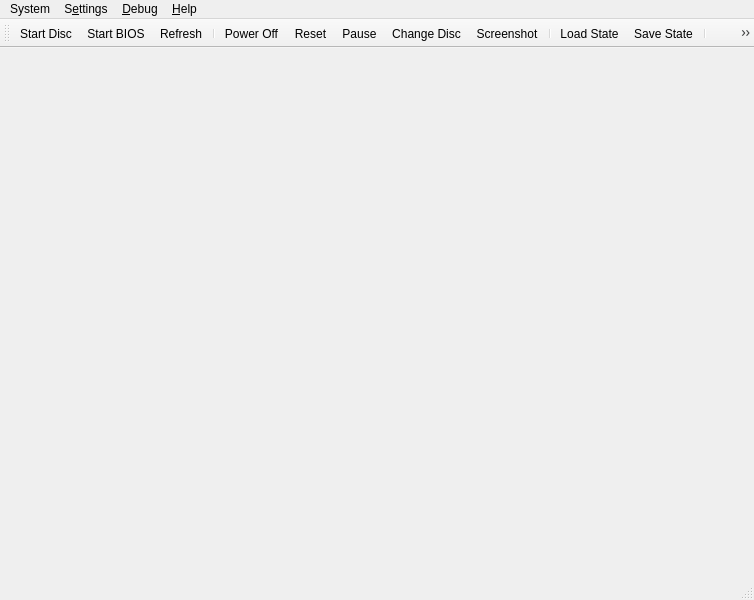
<?xml version="1.0" encoding="UTF-8"?>
<ui version="4.0">
 <class>MainWindow</class>
 <widget class="QMainWindow" name="MainWindow">
  <property name="geometry">
   <rect>
    <x>0</x>
    <y>0</y>
    <width>754</width>
    <height>600</height>
   </rect>
  </property>
  <property name="windowTitle">
   <string>DuckStation</string>
  </property>
  <property name="windowIcon">
   <iconset resource="resources/icons.qrc">
    <normaloff>:/icons/duck.png</normaloff>:/icons/duck.png</iconset>
  </property>
  <widget class="QStackedWidget" name="mainContainer">
   <property name="currentIndex">
    <number>0</number>
   </property>
   <widget class="QWidget" name="page"/>
   <widget class="QWidget" name="page_2"/>
  </widget>
  <widget class="QMenuBar" name="menuBar">
   <property name="geometry">
    <rect>
     <x>0</x>
     <y>0</y>
     <width>754</width>
     <height>22</height>
    </rect>
   </property>
   <widget class="QMenu" name="menuSystem">
    <property name="title">
     <string>System</string>
    </property>
    <widget class="QMenu" name="menuChangeDisc">
     <property name="title">
      <string>Change Disc</string>
     </property>
     <property name="icon">
      <iconset resource="resources/icons.qrc">
       <normaloff>:/icons/media-optical.png</normaloff>:/icons/media-optical.png</iconset>
     </property>
     <addaction name="actionChangeDiscFromFile"/>
     <addaction name="actionChangeDiscFromGameList"/>
    </widget>
    <widget class="QMenu" name="menuLoadState">
     <property name="title">
      <string>Load State</string>
     </property>
     <property name="icon">
      <iconset resource="resources/icons.qrc">
       <normaloff>:/icons/document-open.png</normaloff>:/icons/document-open.png</iconset>
     </property>
    </widget>
    <widget class="QMenu" name="menuSaveState">
     <property name="title">
      <string>Save State</string>
     </property>
     <property name="icon">
      <iconset resource="resources/icons.qrc">
       <normaloff>:/icons/document-save.png</normaloff>:/icons/document-save.png</iconset>
     </property>
    </widget>
    <addaction name="actionStartDisc"/>
    <addaction name="actionStartBios"/>
    <addaction name="separator"/>
    <addaction name="actionPowerOff"/>
    <addaction name="actionReset"/>
    <addaction name="actionPause"/>
    <addaction name="menuChangeDisc"/>
    <addaction name="separator"/>
    <addaction name="menuLoadState"/>
    <addaction name="menuSaveState"/>
    <addaction name="separator"/>
    <addaction name="actionExit"/>
   </widget>
   <widget class="QMenu" name="menuSettings">
    <property name="title">
     <string>S&amp;ettings</string>
    </property>
    <widget class="QMenu" name="menuSettingsTheme">
     <property name="title">
      <string>Theme</string>
     </property>
    </widget>
    <addaction name="actionFullscreen"/>
    <addaction name="separator"/>
    <addaction name="actionGeneralSettings"/>
    <addaction name="actionConsoleSettings"/>
    <addaction name="actionGameListSettings"/>
    <addaction name="actionHotkeySettings"/>
    <addaction name="actionPortSettings"/>
    <addaction name="actionGPUSettings"/>
    <addaction name="actionAudioSettings"/>
    <addaction name="separator"/>
    <addaction name="actionAddGameDirectory"/>
    <addaction name="separator"/>
    <addaction name="menuSettingsTheme"/>
   </widget>
   <widget class="QMenu" name="menuHelp">
    <property name="title">
     <string>&amp;Help</string>
    </property>
    <addaction name="actionGitHubRepository"/>
    <addaction name="actionIssueTracker"/>
    <addaction name="actionDiscordServer"/>
    <addaction name="separator"/>
    <addaction name="actionAbout"/>
   </widget>
   <widget class="QMenu" name="menuDebug">
    <property name="title">
     <string>&amp;Debug</string>
    </property>
    <widget class="QMenu" name="menuRenderer">
     <property name="title">
      <string>Switch GPU Renderer</string>
     </property>
    </widget>
    <widget class="QMenu" name="menuCPUExecutionMode">
     <property name="title">
      <string>Switch CPU Emulation Mode</string>
     </property>
    </widget>
    <addaction name="menuCPUExecutionMode"/>
    <addaction name="menuRenderer"/>
    <addaction name="separator"/>
    <addaction name="actionDumpAudio"/>
    <addaction name="actionDebugDumpCPUtoVRAMCopies"/>
    <addaction name="actionDebugDumpVRAMtoCPUCopies"/>
    <addaction name="separator"/>
    <addaction name="actionDebugShowVRAM"/>
    <addaction name="actionDebugShowGPUState"/>
    <addaction name="actionDebugShowCDROMState"/>
    <addaction name="actionDebugShowSPUState"/>
    <addaction name="actionDebugShowTimersState"/>
    <addaction name="actionDebugShowMDECState"/>
   </widget>
   <addaction name="menuSystem"/>
   <addaction name="menuSettings"/>
   <addaction name="menuDebug"/>
   <addaction name="menuHelp"/>
  </widget>
  <widget class="QToolBar" name="toolBar">
   <property name="windowTitle">
    <string>toolBar</string>
   </property>
   <property name="iconSize">
    <size>
     <width>32</width>
     <height>32</height>
    </size>
   </property>
   <property name="toolButtonStyle">
    <enum>Qt::ToolButtonTextUnderIcon</enum>
   </property>
   <attribute name="toolBarArea">
    <enum>TopToolBarArea</enum>
   </attribute>
   <attribute name="toolBarBreak">
    <bool>false</bool>
   </attribute>
   <addaction name="actionStartDisc"/>
   <addaction name="actionStartBios"/>
   <addaction name="actionRefreshGameList"/>
   <addaction name="separator"/>
   <addaction name="actionPowerOff"/>
   <addaction name="actionReset"/>
   <addaction name="actionPause"/>
   <addaction name="actionChangeDisc"/>
   <addaction name="actionScreenshot"/>
   <addaction name="separator"/>
   <addaction name="actionLoadState"/>
   <addaction name="actionSaveState"/>
   <addaction name="separator"/>
   <addaction name="actionFullscreen"/>
   <addaction name="actionSettings"/>
  </widget>
  <widget class="QStatusBar" name="statusBar"/>
  <action name="actionStartDisc">
   <property name="icon">
    <iconset resource="resources/icons.qrc">
     <normaloff>:/icons/drive-optical.png</normaloff>:/icons/drive-optical.png</iconset>
   </property>
   <property name="text">
    <string>Start &amp;Disc...</string>
   </property>
  </action>
  <action name="actionStartBios">
   <property name="icon">
    <iconset resource="resources/icons.qrc">
     <normaloff>:/icons/drive-removable-media.png</normaloff>:/icons/drive-removable-media.png</iconset>
   </property>
   <property name="text">
    <string>Start &amp;BIOS</string>
   </property>
  </action>
  <action name="actionRefreshGameList">
   <property name="icon">
    <iconset resource="resources/icons.qrc">
     <normaloff>:/icons/folder-open.png</normaloff>:/icons/folder-open.png</iconset>
   </property>
   <property name="text">
    <string>Refresh</string>
   </property>
  </action>
  <action name="actionPowerOff">
   <property name="icon">
    <iconset resource="resources/icons.qrc">
     <normaloff>:/icons/system-shutdown.png</normaloff>:/icons/system-shutdown.png</iconset>
   </property>
   <property name="text">
    <string>Power &amp;Off</string>
   </property>
  </action>
  <action name="actionReset">
   <property name="icon">
    <iconset resource="resources/icons.qrc">
     <normaloff>:/icons/view-refresh.png</normaloff>:/icons/view-refresh.png</iconset>
   </property>
   <property name="text">
    <string>&amp;Reset</string>
   </property>
  </action>
  <action name="actionPause">
   <property name="checkable">
    <bool>true</bool>
   </property>
   <property name="icon">
    <iconset resource="resources/icons.qrc">
     <normaloff>:/icons/media-playback-pause.png</normaloff>:/icons/media-playback-pause.png</iconset>
   </property>
   <property name="text">
    <string>&amp;Pause</string>
   </property>
  </action>
  <action name="actionLoadState">
   <property name="icon">
    <iconset resource="resources/icons.qrc">
     <normaloff>:/icons/document-open.png</normaloff>:/icons/document-open.png</iconset>
   </property>
   <property name="text">
    <string>&amp;Load State</string>
   </property>
  </action>
  <action name="actionSaveState">
   <property name="icon">
    <iconset resource="resources/icons.qrc">
     <normaloff>:/icons/document-save.png</normaloff>:/icons/document-save.png</iconset>
   </property>
   <property name="text">
    <string>&amp;Save State</string>
   </property>
  </action>
  <action name="actionExit">
   <property name="text">
    <string>E&amp;xit</string>
   </property>
  </action>
  <action name="actionConsoleSettings">
   <property name="icon">
    <iconset resource="resources/icons.qrc">
     <normaloff>:/icons/utilities-system-monitor.png</normaloff>:/icons/utilities-system-monitor.png</iconset>
   </property>
   <property name="text">
    <string>&amp;Console Settings...</string>
   </property>
  </action>
  <action name="actionPortSettings">
   <property name="icon">
    <iconset resource="resources/icons.qrc">
     <normaloff>:/icons/input-gaming.png</normaloff>:/icons/input-gaming.png</iconset>
   </property>
   <property name="text">
    <string>&amp;Port Settings...</string>
   </property>
  </action>
  <action name="actionHotkeySettings">
   <property name="icon">
    <iconset resource="resources/icons.qrc">
     <normaloff>:/icons/applications-other.png</normaloff>:/icons/applications-other.png</iconset>
   </property>
   <property name="text">
    <string>&amp;Hotkey Settings...</string>
   </property>
  </action>
  <action name="actionGPUSettings">
   <property name="icon">
    <iconset resource="resources/icons.qrc">
     <normaloff>:/icons/video-display.png</normaloff>:/icons/video-display.png</iconset>
   </property>
   <property name="text">
    <string>&amp;GPU Settings...</string>
   </property>
  </action>
  <action name="actionFullscreen">
   <property name="icon">
    <iconset resource="resources/icons.qrc">
     <normaloff>:/icons/view-fullscreen.png</normaloff>:/icons/view-fullscreen.png</iconset>
   </property>
   <property name="text">
    <string>Fullscreen</string>
   </property>
  </action>
  <action name="actionResolution_Scale">
   <property name="text">
    <string>Resolution Scale</string>
   </property>
  </action>
  <action name="actionGitHubRepository">
   <property name="text">
    <string>&amp;GitHub Repository...</string>
   </property>
  </action>
  <action name="actionIssueTracker">
   <property name="text">
    <string>&amp;Issue Tracker...</string>
   </property>
  </action>
  <action name="actionDiscordServer">
   <property name="text">
    <string>&amp;Discord Server...</string>
   </property>
  </action>
  <action name="actionAbout">
   <property name="text">
    <string>&amp;About...</string>
   </property>
  </action>
  <action name="actionChangeDisc">
   <property name="icon">
    <iconset resource="resources/icons.qrc">
     <normaloff>:/icons/media-optical.png</normaloff>:/icons/media-optical.png</iconset>
   </property>
   <property name="text">
    <string>Change Disc...</string>
   </property>
  </action>
  <action name="actionAudioSettings">
   <property name="icon">
    <iconset resource="resources/icons.qrc">
     <normaloff>:/icons/audio-card.png</normaloff>:/icons/audio-card.png</iconset>
   </property>
   <property name="text">
    <string>Audio Settings...</string>
   </property>
  </action>
  <action name="actionGameListSettings">
   <property name="icon">
    <iconset resource="resources/icons.qrc">
     <normaloff>:/icons/folder-open.png</normaloff>:/icons/folder-open.png</iconset>
   </property>
   <property name="text">
    <string>Game List Settings...</string>
   </property>
  </action>
  <action name="actionGeneralSettings">
   <property name="icon">
    <iconset resource="resources/icons.qrc">
     <normaloff>:/icons/applications-system.png</normaloff>:/icons/applications-system.png</iconset>
   </property>
   <property name="text">
    <string>General Settings...</string>
   </property>
  </action>
  <action name="actionAddGameDirectory">
   <property name="icon">
    <iconset resource="resources/icons.qrc">
     <normaloff>:/icons/edit-find.png</normaloff>:/icons/edit-find.png</iconset>
   </property>
   <property name="text">
    <string>Add Game Directory...</string>
   </property>
  </action>
  <action name="actionSettings">
   <property name="icon">
    <iconset resource="resources/icons.qrc">
     <normaloff>:/icons/applications-system.png</normaloff>:/icons/applications-system.png</iconset>
   </property>
   <property name="text">
    <string>&amp;Settings...</string>
   </property>
  </action>
  <action name="actionChangeDiscFromFile">
   <property name="text">
    <string>From File...</string>
   </property>
  </action>
  <action name="actionChangeDiscFromGameList">
   <property name="text">
    <string>From Game List...</string>
   </property>
  </action>
  <action name="actionResume_State">
   <property name="text">
    <string>Resume State</string>
   </property>
  </action>
  <action name="actionGlobal_State">
   <property name="text">
    <string>Global State</string>
   </property>
  </action>
  <action name="actionDebugShowVRAM">
   <property name="checkable">
    <bool>true</bool>
   </property>
   <property name="text">
    <string>Show VRAM</string>
   </property>
  </action>
  <action name="actionDebugDumpCPUtoVRAMCopies">
   <property name="checkable">
    <bool>true</bool>
   </property>
   <property name="text">
    <string>Dump CPU to VRAM Copies</string>
   </property>
  </action>
  <action name="actionDebugDumpVRAMtoCPUCopies">
   <property name="checkable">
    <bool>true</bool>
   </property>
   <property name="text">
    <string>Dump VRAM to CPU Copies</string>
   </property>
  </action>
  <action name="actionDumpAudio">
   <property name="checkable">
    <bool>true</bool>
   </property>
   <property name="text">
    <string>Dump Audio</string>
   </property>
  </action>
  <action name="actionDebugShowGPUState">
   <property name="checkable">
    <bool>true</bool>
   </property>
   <property name="text">
    <string>Show GPU State</string>
   </property>
  </action>
  <action name="actionDebugShowCDROMState">
   <property name="checkable">
    <bool>true</bool>
   </property>
   <property name="text">
    <string>Show CDROM State</string>
   </property>
  </action>
  <action name="actionDebugShowSPUState">
   <property name="checkable">
    <bool>true</bool>
   </property>
   <property name="text">
    <string>Show SPU State</string>
   </property>
  </action>
  <action name="actionDebugShowTimersState">
   <property name="checkable">
    <bool>true</bool>
   </property>
   <property name="text">
    <string>Show Timers State</string>
   </property>
  </action>
  <action name="actionDebugShowMDECState">
   <property name="checkable">
    <bool>true</bool>
   </property>
   <property name="text">
    <string>Show MDEC State</string>
   </property>
  </action>
  <action name="actionScreenshot">
   <property name="icon">
    <iconset resource="resources/icons.qrc">
     <normaloff>:/icons/video-display.png</normaloff>:/icons/video-display.png</iconset>
   </property>
   <property name="text">
    <string>&amp;Screenshot</string>
   </property>
  </action>
 </widget>
 <resources>
  <include location="resources/icons.qrc"/>
 </resources>
 <connections/>
</ui>
